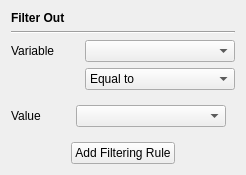
            <widget class="QWidget" name="tab_2">
             <attribute name="title">
              <string>Filtering</string>
             </attribute>
             <layout class="QGridLayout" name="gridLayout_41">
              <item row="0" column="0">
               <layout class="QVBoxLayout" name="verticalLayout_33">
                <item>
                 <widget class="QLabel" name="label_28">
                  <property name="sizePolicy">
                   <sizepolicy hsizetype="Minimum" vsizetype="Fixed">
                    <horstretch>0</horstretch>
                    <verstretch>0</verstretch>
                   </sizepolicy>
                  </property>
                  <property name="font">
                   <font>
                    <weight>75</weight>
                    <bold>true</bold>
                   </font>
                  </property>
                  <property name="text">
                   <string>Filter Out</string>
                  </property>
                 </widget>
                </item>
                <item>
                 <widget class="Line" name="line_2">
                  <property name="orientation">
                   <enum>Qt::Horizontal</enum>
                  </property>
                 </widget>
                </item>
                <item>
                 <layout class="QHBoxLayout" name="horizontalLayout_41">
                  <item>
                   <widget class="QLabel" name="label_45">
                    <property name="sizePolicy">
                     <sizepolicy hsizetype="Fixed" vsizetype="Preferred">
                      <horstretch>0</horstretch>
                      <verstretch>0</verstretch>
                     </sizepolicy>
                    </property>
                    <property name="text">
                     <string>Variable</string>
                    </property>
                   </widget>
                  </item>
                  <item>
                   <spacer name="horizontalSpacer_13">
                    <property name="orientation">
                     <enum>Qt::Horizontal</enum>
                    </property>
                    <property name="sizeType">
                     <enum>QSizePolicy::Expanding</enum>
                    </property>
                    <property name="sizeHint" stdset="0">
                     <size>
                      <width>20</width>
                      <height>20</height>
                     </size>
                    </property>
                   </spacer>
                  </item>
                  <item>
                   <widget class="QComboBox" name="filter_columnSelection_comboBox">
                    <property name="sizePolicy">
                     <sizepolicy hsizetype="Fixed" vsizetype="Fixed">
                      <horstretch>0</horstretch>
                      <verstretch>0</verstretch>
                     </sizepolicy>
                    </property>
                    <property name="minimumSize">
                     <size>
                      <width>150</width>
                      <height>0</height>
                     </size>
                    </property>
                    <property name="maximumSize">
                     <size>
                      <width>150</width>
                      <height>16777215</height>
                     </size>
                    </property>
                   </widget>
                  </item>
                 </layout>
                </item>
                <item>
                 <layout class="QHBoxLayout" name="horizontalLayout_43">
                  <item>
                   <spacer name="horizontalSpacer_17">
                    <property name="orientation">
                     <enum>Qt::Horizontal</enum>
                    </property>
                    <property name="sizeType">
                     <enum>QSizePolicy::Expanding</enum>
                    </property>
                    <property name="sizeHint" stdset="0">
                     <size>
                      <width>20</width>
                      <height>20</height>
                     </size>
                    </property>
                   </spacer>
                  </item>
                  <item>
                   <widget class="QComboBox" name="filter_operator_comboBox">
                    <property name="sizePolicy">
                     <sizepolicy hsizetype="Fixed" vsizetype="Fixed">
                      <horstretch>0</horstretch>
                      <verstretch>0</verstretch>
                     </sizepolicy>
                    </property>
                    <property name="maximumSize">
                     <size>
                      <width>150</width>
                      <height>16777215</height>
                     </size>
                    </property>
                    <item>
                     <property name="text">
                      <string>Equal to</string>
                     </property>
                    </item>
                    <item>
                     <property name="text">
                      <string>Not equal to</string>
                     </property>
                    </item>
                    <item>
                     <property name="text">
                      <string>Less than</string>
                     </property>
                    </item>
                    <item>
                     <property name="text">
                      <string>Less than or equal to</string>
                     </property>
                    </item>
                    <item>
                     <property name="text">
                      <string>Greater than</string>
                     </property>
                    </item>
                    <item>
                     <property name="text">
                      <string>Greater than or equal to</string>
                     </property>
                    </item>
                   </widget>
                  </item>
                 </layout>
                </item>
                <item>
                 <layout class="QHBoxLayout" name="horizontalLayout_42">
                  <item>
                   <widget class="QLabel" name="label_55">
                    <property name="sizePolicy">
                     <sizepolicy hsizetype="Fixed" vsizetype="Preferred">
                      <horstretch>0</horstretch>
                      <verstretch>0</verstretch>
                     </sizepolicy>
                    </property>
                    <property name="text">
                     <string>Value</string>
                    </property>
                   </widget>
                  </item>
                  <item>
                   <spacer name="horizontalSpacer_14">
                    <property name="orientation">
                     <enum>Qt::Horizontal</enum>
                    </property>
                    <property name="sizeType">
                     <enum>QSizePolicy::Expanding</enum>
                    </property>
                    <property name="sizeHint" stdset="0">
                     <size>
                      <width>20</width>
                      <height>20</height>
                     </size>
                    </property>
                   </spacer>
                  </item>
                  <item>
                   <widget class="QStackedWidget" name="pre_process_filtering_stackedWidget">
                    <property name="sizePolicy">
                     <sizepolicy hsizetype="Fixed" vsizetype="Fixed">
                      <horstretch>0</horstretch>
                      <verstretch>0</verstretch>
                     </sizepolicy>
                    </property>
                    <property name="minimumSize">
                     <size>
                      <width>150</width>
                      <height>0</height>
                     </size>
                    </property>
                    <property name="maximumSize">
                     <size>
                      <width>16777215</width>
                      <height>16777215</height>
                     </size>
                    </property>
                    <property name="frameShape">
                     <enum>QFrame::NoFrame</enum>
                    </property>
                    <property name="frameShadow">
                     <enum>QFrame::Plain</enum>
                    </property>
                    <property name="currentIndex">
                     <number>1</number>
                    </property>
                    <widget class="QWidget" name="page_numeric_2">
                     <layout class="QGridLayout" name="gridLayout_32">
                      <item row="0" column="0">
                       <widget class="QLineEdit" name="filtering_dataset_value_lineEdit">
                        <property name="sizePolicy">
                         <sizepolicy hsizetype="Fixed" vsizetype="Fixed">
                          <horstretch>0</horstretch>
                          <verstretch>0</verstretch>
                         </sizepolicy>
                        </property>
                        <property name="minimumSize">
                         <size>
                          <width>150</width>
                          <height>0</height>
                         </size>
                        </property>
                        <property name="maximumSize">
                         <size>
                          <width>16777215</width>
                          <height>16777215</height>
                         </size>
                        </property>
                       </widget>
                      </item>
                     </layout>
                    </widget>
                    <widget class="QWidget" name="page_categorical_2">
                     <layout class="QGridLayout" name="gridLayout_31">
                      <item row="0" column="0">
                       <widget class="QComboBox" name="filtering_dataset_value_comboBox">
                        <property name="sizePolicy">
                         <sizepolicy hsizetype="Fixed" vsizetype="Fixed">
                          <horstretch>0</horstretch>
                          <verstretch>0</verstretch>
                         </sizepolicy>
                        </property>
                        <property name="minimumSize">
                         <size>
                          <width>150</width>
                          <height>0</height>
                         </size>
                        </property>
                        <property name="maximumSize">
                         <size>
                          <width>16777215</width>
                          <height>16777215</height>
                         </size>
                        </property>
                       </widget>
                      </item>
                     </layout>
                    </widget>
                   </widget>
                  </item>
                 </layout>
                </item>
                <item>
                 <layout class="QHBoxLayout" name="horizontalLayout_44">
                  <item>
                   <widget class="QPushButton" name="addrule_filter_value_pushButton">
                    <property name="sizePolicy">
                     <sizepolicy hsizetype="Fixed" vsizetype="Fixed">
                      <horstretch>0</horstretch>
                      <verstretch>0</verstretch>
                     </sizepolicy>
                    </property>
                    <property name="text">
                     <string>Add Filtering Rule</string>
                    </property>
                   </widget>
                  </item>
                 </layout>
                </item>
               </layout>
              </item>
             </layout>
            </widget>
